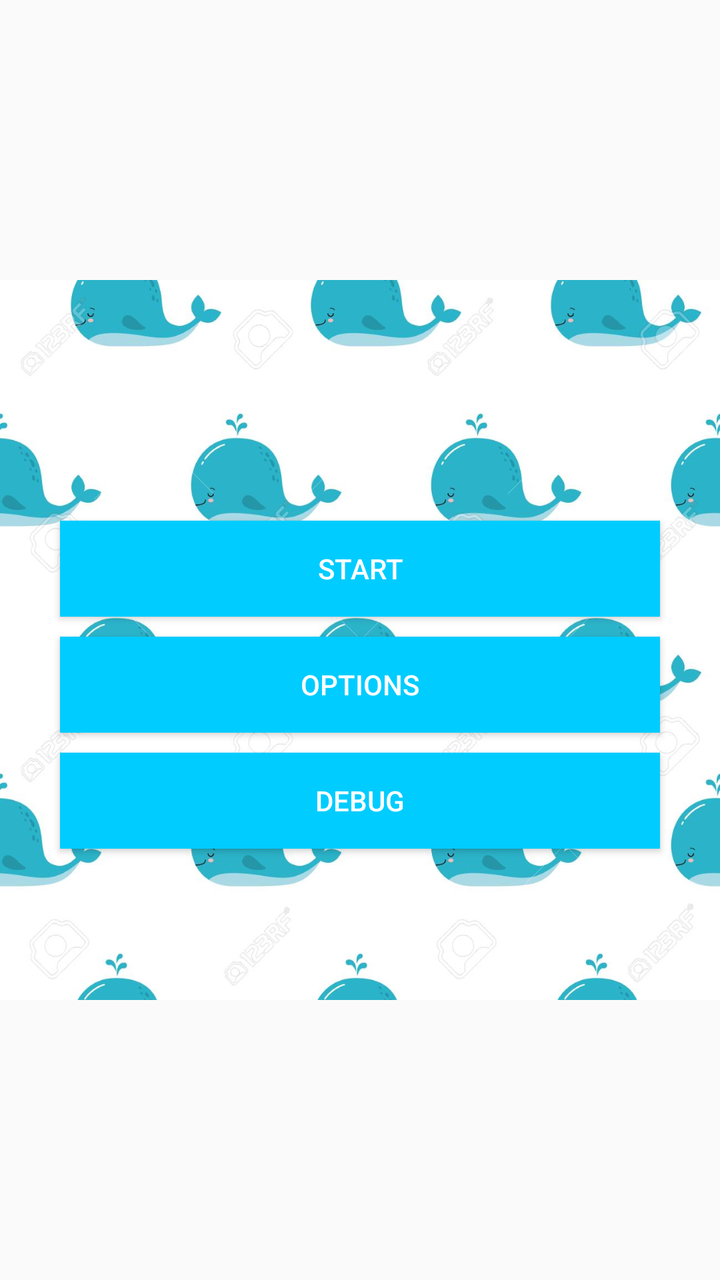
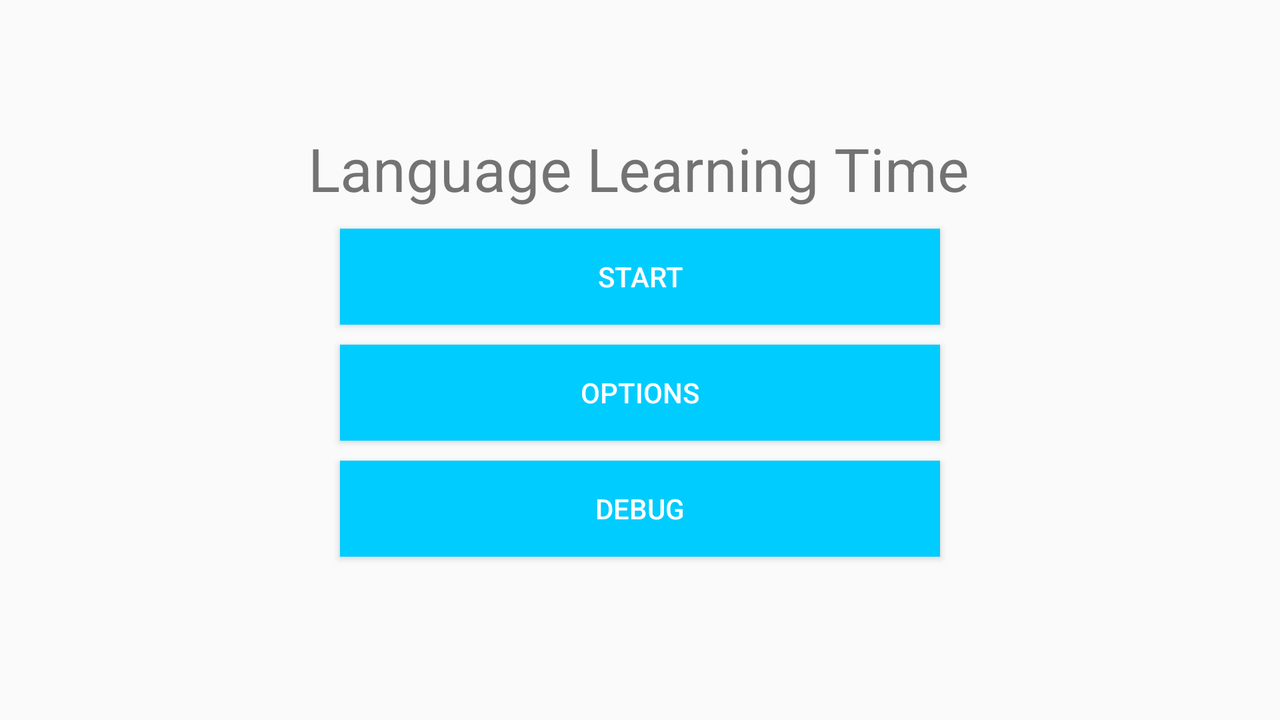

First picture: res/layout/ on a phone held upright. Second picture: the repository's own variant of that layout, on a device whose configuration matches the variant's folder. Source for both follows.
<!-- AndroidManifest.xml: application theme AppTheme -->
<!-- res/layout/activity_main.xml -->
<?xml version="1.0" encoding="utf-8"?>
<androidx.constraintlayout.widget.ConstraintLayout xmlns:android="http://schemas.android.com/apk/res/android"
    xmlns:app="http://schemas.android.com/apk/res-auto"
    xmlns:tools="http://schemas.android.com/tools"
    android:layout_width="match_parent"
    android:layout_height="match_parent"
    tools:context=".MainActivity">

    <TextView
        android:id="@+id/title"
        android:layout_width="wrap_content"
        android:layout_height="wrap_content"
        android:text="Language Learning Time"
        app:layout_constraintBottom_toBottomOf="parent"
        app:layout_constraintHorizontal_bias="0.498"
        app:layout_constraintLeft_toLeftOf="parent"
        app:layout_constraintRight_toRightOf="parent"
        app:layout_constraintTop_toTopOf="parent"
        app:layout_constraintVertical_bias="0.35"
        android:textSize="30sp"
        />

    <Button
        android:id = "@+id/start"
        android:layout_width = "300dp"
        android:layout_height = "wrap_content"
        android:text="Start"
        app:layout_constraintLeft_toLeftOf="parent"
        app:layout_constraintRight_toRightOf="parent"
        app:layout_constraintTop_toBottomOf="@+id/title"
        android:background="#00CCFF"
        android:textColor="#FFFFFF"
        android:layout_margin="10dp"
        />

    <Button
        android:id = "@+id/options"
        android:layout_width = "300dp"
        android:layout_height = "wrap_content"
        android:text="Options"
        app:layout_constraintLeft_toLeftOf="parent"
        app:layout_constraintRight_toRightOf="parent"
        app:layout_constraintTop_toBottomOf="@+id/start"
        android:background="#00CCFF"
        android:textColor="#FFFFFF"
        android:layout_margin="10dp"

        />

    <Button
        android:id = "@+id/debug"
        android:layout_width = "300dp"
        android:layout_height = "wrap_content"
        android:text="Debug"
        app:layout_constraintLeft_toLeftOf="parent"
        app:layout_constraintRight_toRightOf="parent"
        app:layout_constraintTop_toBottomOf="@+id/options"
        android:background="#00CCFF"
        android:textColor="#FFFFFF"
        android:layout_margin="10dp"
        />

    <ImageView
        android:id="@+id/background_one"
        android:layout_width="match_parent"
        android:layout_height="match_parent"
        android:src="@drawable/titlescreenbackground"/>

    <ImageView
        android:id="@+id/background_two"
        android:layout_width="match_parent"
        android:layout_height="match_parent"
        android:src="@drawable/titlescreenbackground"/>

</androidx.constraintlayout.widget.ConstraintLayout>
<!-- resources referenced by this layout -->
<resources>
  <!-- drawable titlescreenbackground: jpg bitmap (drawable, 79521 bytes) -->
  <style name="AppTheme" parent="Theme.AppCompat.Light.NoActionBar">
          
          <item name="colorPrimary">@color/colorPrimary</item>
          <item name="colorPrimaryDark">@color/colorPrimaryDark</item>
          <item name="colorAccent">@color/colorAccent</item>
      </style>
  <color name="colorPrimary">#00CCFF</color>
  <color name="colorPrimaryDark">#00AAFF</color>
  <color name="colorAccent">#D81B60</color>
</resources>
<!-- res/layout-land/activity_main.xml (the repository's variant of the layout above) -->
<!-- drawn on the phone turned sideways -->
<?xml version="1.0" encoding="utf-8"?>
<androidx.constraintlayout.widget.ConstraintLayout xmlns:android="http://schemas.android.com/apk/res/android"
    xmlns:app="http://schemas.android.com/apk/res-auto"
    xmlns:tools="http://schemas.android.com/tools"
    android:layout_width="match_parent"
    android:layout_height="match_parent"
    tools:context=".MainActivity">

    <TextView
        android:id="@+id/title"
        android:layout_width="wrap_content"
        android:layout_height="wrap_content"
        android:text="Language Learning Time"
        app:layout_constraintBottom_toBottomOf="parent"
        app:layout_constraintHorizontal_bias="0.498"
        app:layout_constraintLeft_toLeftOf="parent"
        app:layout_constraintRight_toRightOf="parent"
        app:layout_constraintTop_toTopOf="parent"
        app:layout_constraintVertical_bias="0.2"
        android:textSize="30sp"
        />

    <Button
        android:id = "@+id/start"
        android:layout_width = "300dp"
        android:layout_height = "wrap_content"
        android:text="Start"
        app:layout_constraintLeft_toLeftOf="parent"
        app:layout_constraintRight_toRightOf="parent"
        app:layout_constraintTop_toBottomOf="@+id/title"
        android:background="#00CCFF"
        android:textColor="#FFFFFF"
        android:layout_margin="10dp"
        />

    <Button
        android:id = "@+id/options"
        android:layout_width = "300dp"
        android:layout_height = "wrap_content"
        android:text="Options"
        app:layout_constraintLeft_toLeftOf="parent"
        app:layout_constraintRight_toRightOf="parent"
        app:layout_constraintTop_toBottomOf="@+id/start"
        android:background="#00CCFF"
        android:textColor="#FFFFFF"
        android:layout_margin="10dp"

        />

    <Button
        android:id = "@+id/debug"
        android:layout_width = "300dp"
        android:layout_height = "wrap_content"
        android:text="Debug"
        app:layout_constraintLeft_toLeftOf="parent"
        app:layout_constraintRight_toRightOf="parent"
        app:layout_constraintTop_toBottomOf="@+id/options"
        android:background="#00CCFF"
        android:textColor="#FFFFFF"
        android:layout_margin="10dp"
        />


</androidx.constraintlayout.widget.ConstraintLayout>
<!-- resources referenced by the variant -->
<!-- as the phone turned sideways resolves them -->
<resources>
  <style name="AppTheme" parent="Theme.AppCompat.Light.NoActionBar">
          
          <item name="colorPrimary">@color/colorPrimary</item>
          <item name="colorPrimaryDark">@color/colorPrimaryDark</item>
          <item name="colorAccent">@color/colorAccent</item>
      </style>
  <color name="colorPrimary">#00CCFF</color>
  <color name="colorPrimaryDark">#00AAFF</color>
  <color name="colorAccent">#D81B60</color>
</resources>
